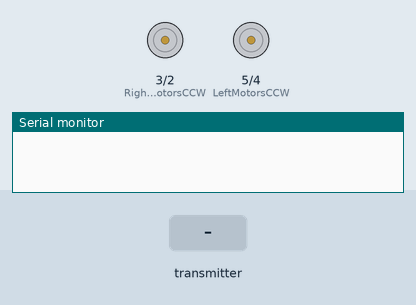
This sketch was run on a simulated Arduino Uno, built with avr-gcc and run on an emulated ATmega328P. Shown: motor-driver pin pairs drawn as motors (green arrow = first pin HIGH = forward, orange = second pin HIGH = backward, longer = more drive), the last lines printed to the serial monitor. Inputs (shaded band) come from the test bench. No radio packets arrive unless stated.

Above: at 1.2 s.
1.3 s: the transmitter starts sending data.0 = 0
At 2.5 s:
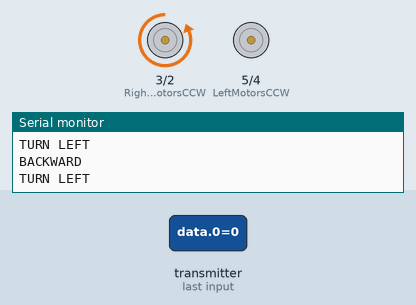
2.8 s: the transmitter starts sending data.1 = 1023
At 3.8 s:
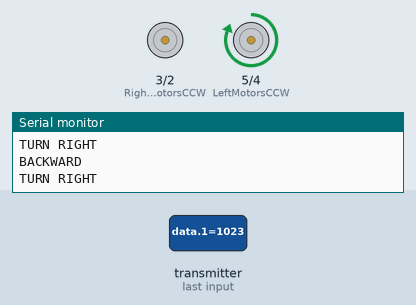
4.3 s: the transmitter starts sending data.1 = 512
At 5.0 s:
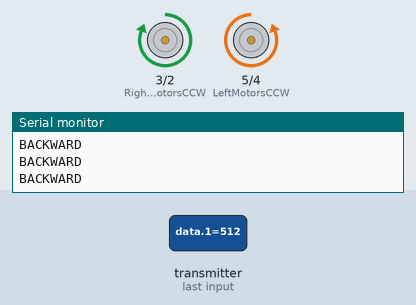
5.8 s: the transmitter starts sending data.0 = 1023
At 6.1 s:
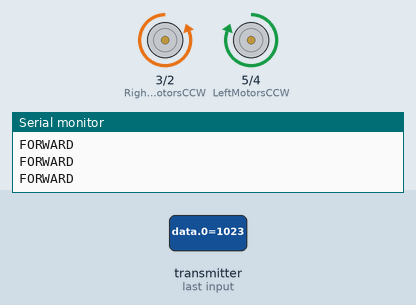
7.3 s: the transmitter starts sending data.0 = 256
At 8.4 s:
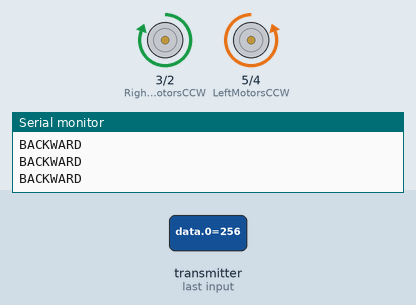
8.8 s: the transmitter starts sending data.1 = 0
At 9.6 s:
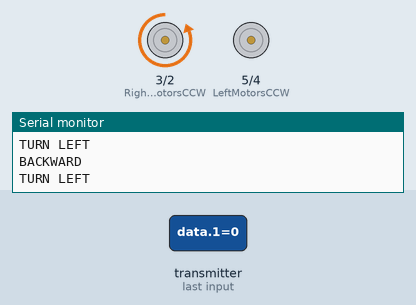
Timing chart, 0 to 11.3 s (numbered marks = the images above; inputs shaded):
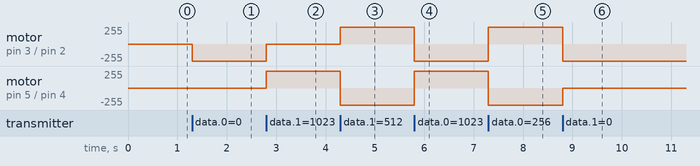

Measured:
- after the input at 1.3 s, motor on pin 3 (RightMotorsCCW) / pin 2 (RightMotorsCW): stopped → backward 255/255 at once
- after the input at 2.8 s, motor on pin 3 (RightMotorsCCW) / pin 2 (RightMotorsCW): backward 255/255 → stopped at once; motor on pin 5 (LeftMotorsCCW) / pin 4 (LeftMotorsCW): stopped → forward 255/255 at once
- after the input at 4.3 s, motor on pin 3 (RightMotorsCCW) / pin 2 (RightMotorsCW): stopped → forward 255/255 at once; motor on pin 5 (LeftMotorsCCW) / pin 4 (LeftMotorsCW): forward 255/255 → backward 255/255 at once
- after the input at 5.8 s, motor on pin 3 (RightMotorsCCW) / pin 2 (RightMotorsCW): forward 255/255 → backward 255/255 at once; motor on pin 5 (LeftMotorsCCW) / pin 4 (LeftMotorsCW): backward 255/255 → forward 255/255 at once
- after the input at 7.3 s, motor on pin 3 (RightMotorsCCW) / pin 2 (RightMotorsCW): backward 255/255 → forward 255/255 at once; motor on pin 5 (LeftMotorsCCW) / pin 4 (LeftMotorsCW): forward 255/255 → backward 255/255 at once
- after the input at 8.8 s, motor on pin 3 (RightMotorsCCW) / pin 2 (RightMotorsCW): forward 255/255 → backward 255/255 at once; motor on pin 5 (LeftMotorsCCW) / pin 4 (LeftMotorsCW): backward 255/255 → stopped at once

The sketch:

Remote_Control_receiver.ino
```cpp
//CODE WRITTEN BY Bode-Okunade Abdulsalam and Olatunde Anointed both Robotics and Automation Developers at...
//...Robotics and Artificial Intelligence Nigeria (R.A.I.N)

#include <SPI.h>      //the communication interface with the modem
#include "RF24.h"     //the library which helps us to control the radio modem (nRF24L)

//Motor A
const int RightMotorsCW = 2;    // IN1
const int RightMotorsCCW = 3;   // IN2

//Motor B
const int LeftMotorsCW = 4;     // IN3
const int LeftMotorsCCW = 5;    // IN4

//CW = Forward; CCW = Backward

int data[2];

RF24 radio(7, 8); //7 and 8 are a digital pin numbers to which signals CE and CSN are connected

const uint64_t pipe = 0xE8E8F0F0E1LL; //the address of the modem,that will receive data from the Arduino


void setup() {
  Serial.begin(9600);
  pinMode(RightMotorsCW, OUTPUT);
  pinMode(LeftMotorsCW, OUTPUT);
  pinMode(RightMotorsCCW, OUTPUT);
  pinMode(LeftMotorsCCW, OUTPUT);

  radio.begin();                    //it activates the modem
  radio.openReadingPipe(1, pipe);   //determines the address of our modem which receive data
  radio.startListening();           //enable receiving data via modem
}

void loop() {
  if (radio.available()) {
    radio.read(data, sizeof(data));

    //data X
    if (data[0] > 550) {
      digitalWrite(RightMotorsCW, HIGH);
      digitalWrite(RightMotorsCCW, LOW);
      digitalWrite(LeftMotorsCW, LOW);
      digitalWrite(LeftMotorsCCW, HIGH);
      Serial.println("FORWARD");
    }

    //data X
    if (data[0] < 400) {
      digitalWrite(LeftMotorsCW, HIGH);
      digitalWrite(LeftMotorsCCW, LOW);
      digitalWrite(RightMotorsCW, LOW);
      digitalWrite(RightMotorsCCW, HIGH);
      Serial.println("BACKWARD");
    }

    //data Y
    if (data[1] > 550 ) {
      digitalWrite(RightMotorsCW, LOW);
      digitalWrite(RightMotorsCCW, LOW);
      digitalWrite(LeftMotorsCW, LOW);
      digitalWrite(LeftMotorsCCW, HIGH);
      Serial.println("TURN RIGHT");
    }

    //data Y
    if (data[1] < 400 ) {
      digitalWrite(RightMotorsCW, HIGH);
      digitalWrite(RightMotorsCCW, LOW);
      digitalWrite(LeftMotorsCW, LOW);
      digitalWrite(LeftMotorsCCW, LOW);
      Serial.println("TURN LEFT");
    }

    if (data[0] < 550 && data[0] > 400 && data[1] < 550 && data[1] > 400) {
      digitalWrite(RightMotorsCW, LOW);
      digitalWrite(RightMotorsCCW, LOW);
      digitalWrite(LeftMotorsCW, LOW);
      digitalWrite(LeftMotorsCCW, LOW);
      Serial.println("STOP");
    }

  }
}
```
